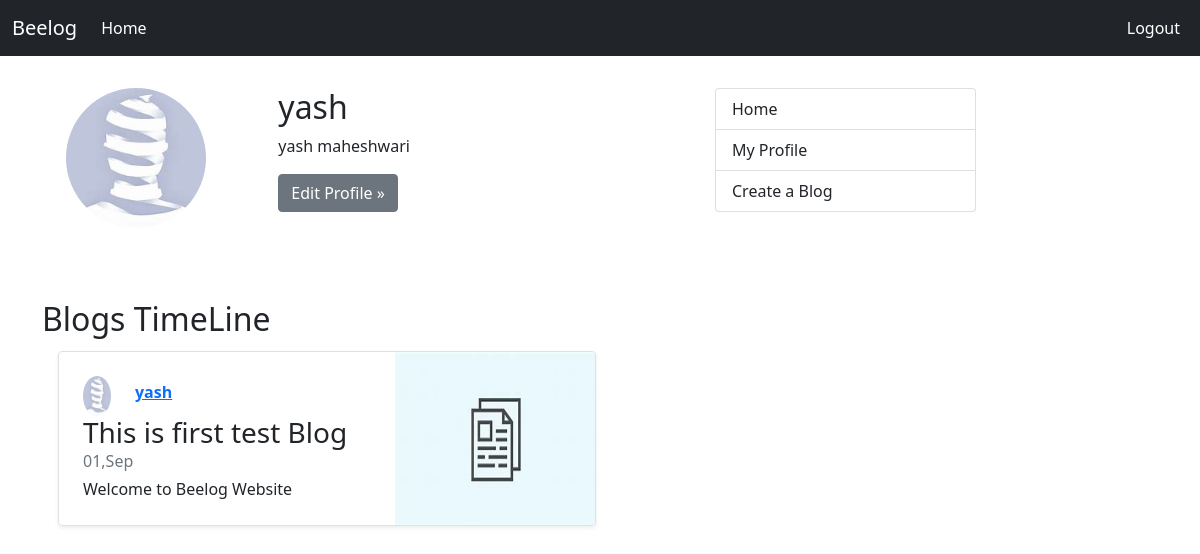
Screenshot of /user/1/ (signed in) with the database file from the repository.
### users/models.py (models this page shows, shortened)
class Profile(models.Model):
    user=models.OneToOneField(User,on_delete=models.CASCADE)
    image=models.ImageField(default='default.jpg',upload_to="profile_pics")

### blog/models.py (models this page shows, shortened)
class Article(models.Model):
    title=models.CharField(max_length=50)
    description=models.TextField()
    date_posted=models.DateTimeField(default=timezone.now)
    article_image=models.ImageField(default='articleDefault.jpg',upload_to="article_image")
    author=models.ForeignKey(User,on_delete=models.CASCADE)

### users/views.py (the view)
# urls.py: path('user/<int:pk>/',UserDetailView.as_view(template_name="userdetail.html"),name="user-detail-view"),
class UserDetailView(LoginRequiredMixin,DetailView):
    model=User
    def get_context_data(self, **kwargs):
        context=super().get_context_data(**kwargs)
        context['user']=self.request.user
        return context

### users/templates/userdetail.html (shortened to what this page needs)
{% extends 'base.html' %}
{% block content %}
    <div class="row justify-content-between">
      <div class="col-4">
        <img
          class="bd-placeholder-img rounded-circle"
          width="140"
          height="140"
          src="{{object.profile.image.url}}"
          role="img"
          aria-label="Placeholder: 140x140"
          preserveAspectRatio="xMidYMid slice"
          focusable="false"
        />
        </div>
        <div class="col-8">
         <h2>{{object.username}}</h2>
        <p>
          {{object.first_name}} {{object.last_name}}
        </p>
        <p>
        {% if user == object %}
            <a class="btn btn-secondary" href="{% url 'user-update-view' user.id %}">Edit Profile »</a></p>
        {% endif %}
      </div>
      </div>
{% endblock content %}
{% block middle %}
    <h2>Blogs TimeLine</h2>
  <div class="row ms-1">
      {% for article in object.article_set.all %}
      <div class="col-md-6">
        <div
          class="
            row
            g-0
            border
            rounded
            overflow-hidden
            flex-md-row
            my-1
            shadow-sm
            position-relative
          "
        >
        <a href="{% url 'detail-view' article.id %}" class="link-tag" style="position: absolute; top: 0; right: 0; bottom: 0; left: 0; width: 100%; height: 100%;z-index:1"></a>
          <div class="col p-4 d-flex flex-column position-static">
            <div class="row">
            <img class="bd-placeholder-img rounded-circle col-2" width="40" height="40" src="{{article.author.profile.image.url}}" aria-label="Placeholder: 140x140" preserveAspectRatio="xMidYMid slice" focusable="false"/>
            <strong class="d-inline-block mt-1 text-primary col-8" style="z-index:3">
            <a href="{% url 'user-detail-view' article.author.id %}" >{{article.author.username}}</a></strong>
             </div>
            <h3 class="mb-0">{{article.title}}</h3>
            <div class="mb-1 text-muted">{{article.date_posted|date:'d,M'}}</div>
            <p class="card-text mb-auto">{{article.description}}</p>
          </div>
          <div class="col-auto d-none d-lg-block">
          <img src="{{article.article_image.url}}" width="200px" height="100%"/>
        </div>
        </div>
      </div>
      {% endfor %}
  </div>
{% endblock middle %}
{% block sidebar %}
    <a href="/home" class="list-group-item list-group-item-action">Home</a>
    {% if user.id %}
        <a href="{% url 'user-detail-view' user.id  %}" class="list-group-item list-group-item-action">My Profile</a>
    {% endif %}
    <a href="{% url 'create-view' %}" class="list-group-item list-group-item-action">Create a Blog</a>
{% endblock sidebar %}

### blog/templates/base.html (shortened to what this page needs)
<!doctype html>
<html lang="en" >
   <head>
      <link href="https://cdn.jsdelivr.net/npm/bootstrap@5.0.2/dist/css/bootstrap.min.css" rel="stylesheet">
   </head>
   <body >
      {% include 'navbar.html' %}
      <div class="container my-5 pt-3">
      <div class="row p-4">
         <div class="col-md-7">
            {% block content %}
            {% endblock content %}
            </div>
            <div class="list-group col-3 ms-4">
            {% block sidebar %}
            {% endblock sidebar %}
            </div>
         </div>
      </div>
      <div class="container">
         {% block middle %}{% endblock middle %}
      </div>
   </body>
</html>

### blog/templates/navbar.html (shortened to what this page needs)
<nav class="navbar navbar-expand-lg navbar-dark bg-dark fixed-top mb-5">
  <div class="container-fluid">
    <a class="navbar-brand" href="#">Beelog</a>
    <div class="collapse navbar-collapse" id="navbarNav">
      <ul class="navbar-nav">
        <li class="nav-item">
          <a class="nav-link active" aria-current="page" href="/home">Home</a>
        </li>
      </ul>
    </div>
    <div class="navbar-nav">
    {% if user.is_authenticated %}
          <a class="nav-link nav-text active" aria-current="page" href="{% url 'logout-view' %}">Logout</a>
    {% else %}
          <a class="nav-link nav-text active" aria-current="page" href="{% url 'login-view' %}">Login</a>
          <a class="nav-link nav-text active" aria-current="page" href="{% url 'signup-view' %}">Register</a>
    {% endif %}
    </div>
  </div>
</nav>

### rows the page displays
Article: author.profile.image (placeholder picture), author.username "yash", title "This is first test Blog", date_posted "01,Sep", description "Welcome to Beelog Website", article_image (placeholder picture)

### other values shown
{{ object.username }} "yash"
{{ object.first_name }} "yash"
{{ object.last_name }} "maheshwari"
